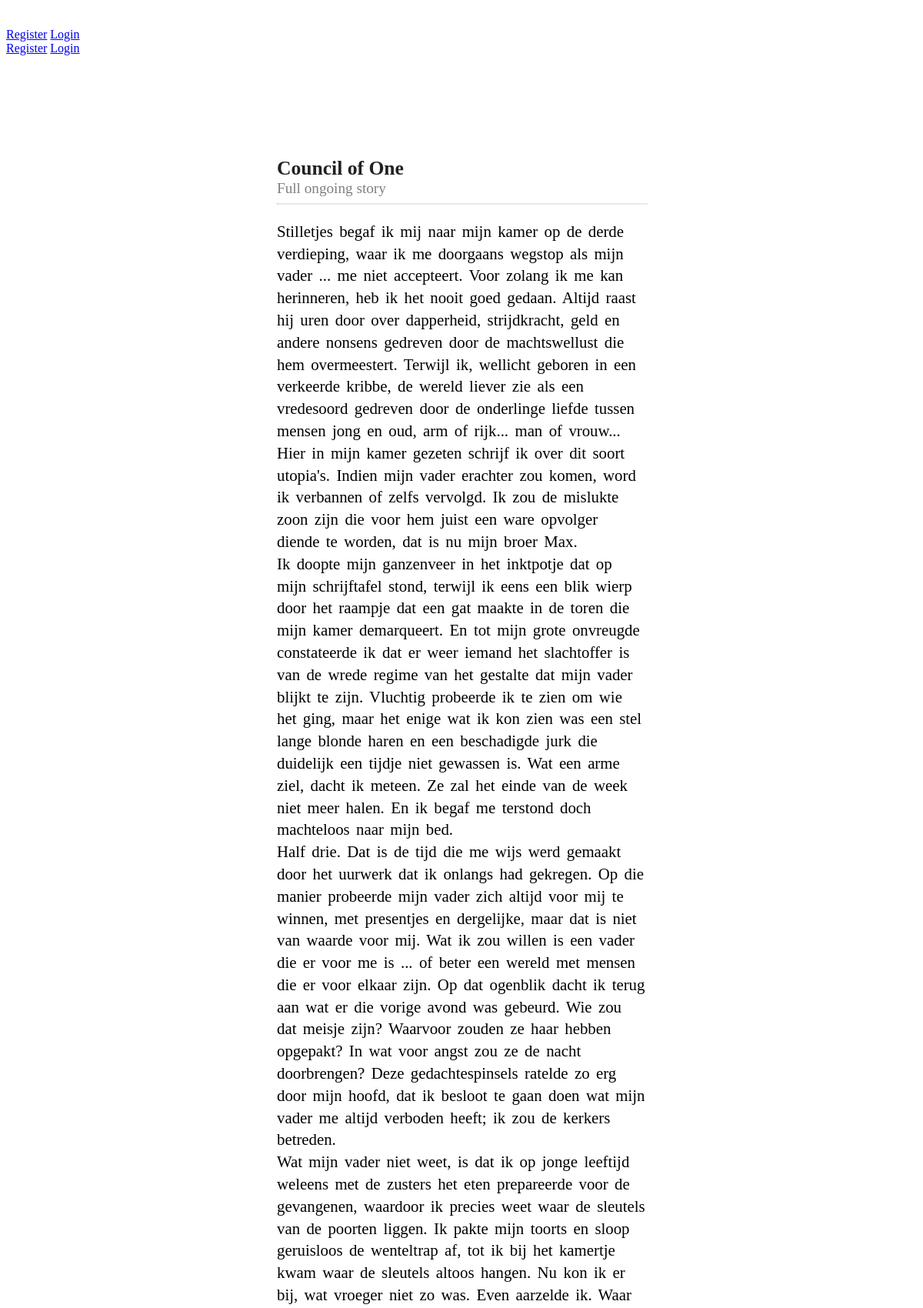
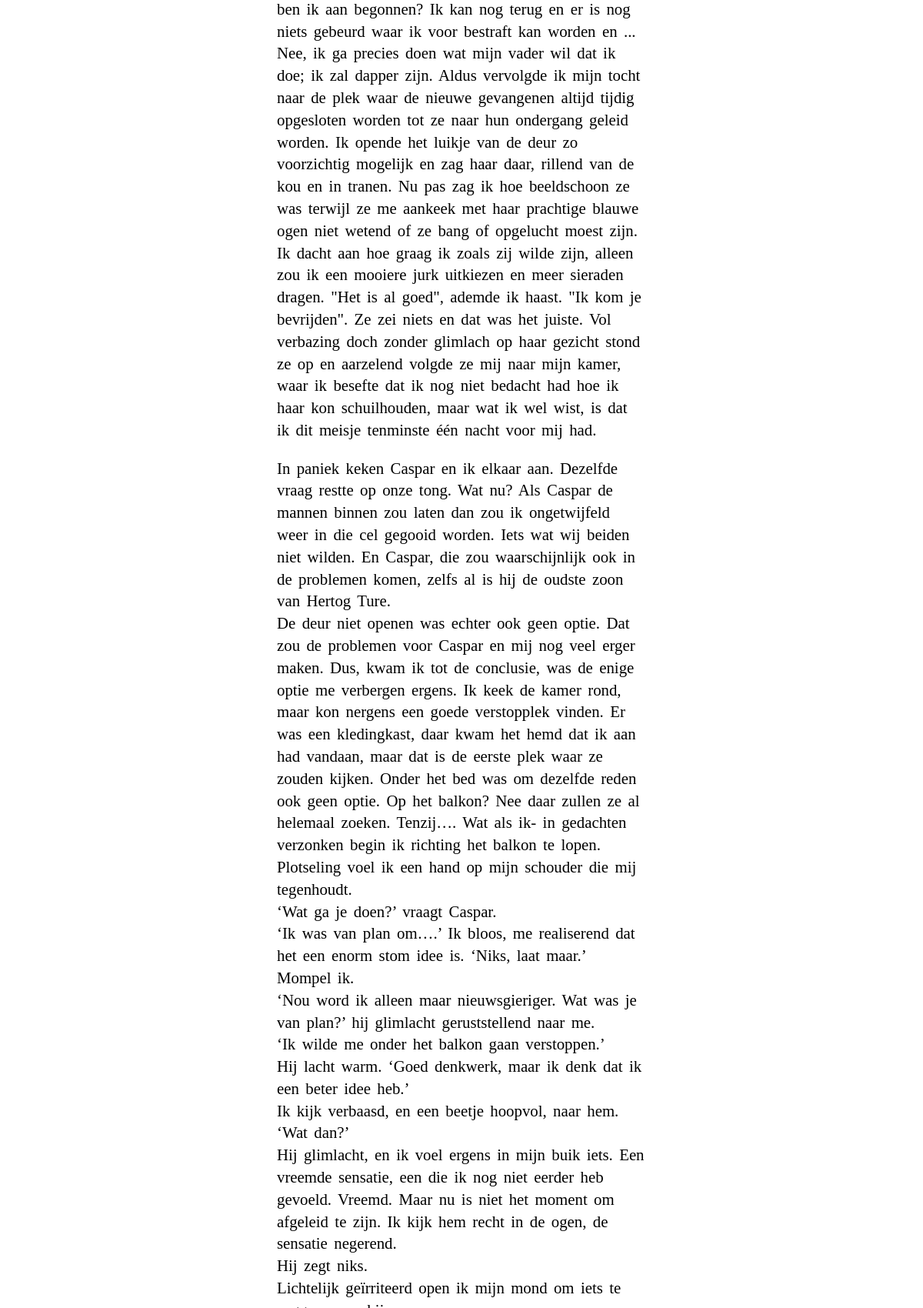
The page /story/9D7987F8/ongoing (upper part) on the database its author committed (2 pictures, top to bottom).
### storanonymizer/models.py (models this page shows, shortened)
class Story(db.Model):
	id = db.Column(db.Integer, primary_key=True)
	code = db.Column(db.String(), unique=True)
	name = db.Column(db.String())
	user_id = db.Column(db.Integer, db.ForeignKey("user.id"))
	rounds = db.relationship("Round", backref="story", lazy="select")

class Contribution(db.Model):
	id = db.Column(db.Integer, primary_key=True)
	code = db.Column(db.String(), unique=True)
	text = db.Column(db.Text())
	votes = db.relationship("Vote", backref="contribution", lazy="select")
	author_id = db.Column(db.Integer, db.ForeignKey("user.id"))
	round_id = db.Column(db.Integer, db.ForeignKey("round.id"))

### storanonymizer/views.py (the view)
@app.route("/story/<story_code>/ongoing")
def full_story(story_code):
	story = models.Story.query.filter_by(code=story_code).first_or_404()
	winning_contributions = []
	for round in story.rounds:
		if round.winning_contribution_id:
			c = models.Contribution.query.get(int(round.winning_contribution_id))
			winning_contributions.append(c)
	return render_template("fullstory.html", story=story, contributions=winning_contributions)

### storanonymizer/templates/fullstory.html
{% extends "base.html" %}
{% block content %}
<div class="storanonymizer__colored-background-bar mdl-color--primary"></div>
<div class="storanonymizer__contribution-wrapper">
	<div class="storanonymizer__contribution mdl-color--white mdl-shadow--4dp">
		<div class="storanonymizer__contribution__title">
			<a href="{{ url_for('story', story_code=story.code) }}"><span class="bold">{{ story.name }}</span></a>
		</div>
		<div class="storanonymizer__contribution__sub-title">Full ongoing story</div>
		<hr>
		<div class="storanonymizer__contribution__text">
      {% for c in contributions %}
        {% if c.round.public_votes %}
          <p>{{ c.text | safe }}</p>
        {% endif %}
      {% endfor %}
		</div>
	</div>
</div>
{% endblock %}

### storanonymizer/static/styles.css (style rules this page uses)
.storanonymizer__contribution-wrapper { -webkit-display: flex; display: flex; -webkit-justify-content: center; justify-content: center; }
.storanonymizer__contribution { padding: 32px; width: 40vw; max-width: 100%; margin-top: -100px; margin-bottom: 16px; }
.storanonymizer__contribution__title { font-size: 1.6rem; }
.storanonymizer__contribution__title a { text-decoration: none; color: rgba(0,0,0,.87); }
.storanonymizer__contribution__sub-title { font-size: 1.2rem; color: rgba(0,0,0,0.5); }
.storanonymizer__contribution__text p { word-spacing: 0.2rem; line-height: 1.8rem; font-size: 1.3rem; max-width: 100%; }
.storanonymizer__colored-background-bar { width: 100vw; height: 200px; z-index: -1; }
.bold { font-weight: bold; }
hr { border-top: 1px solid rgba(0,0,0,.1); width: 100%; }

### rows shown on the page
Story: name "Council of One"
Contribution: text "Stilletjes begaf ik mij naar mijn kamer op de derde verdieping, waar ik me doorgaans wegstop als mijn vader ... me niet accepteert. Voor zolang ik me kan herinneren, heb ik het nooit goed gedaan. Altijd raast hij uren door over dapperheid, strijdkracht, geld en andere nonsens gedreven door de machtswellust die hem overmeestert. Terwijl ik, wellicht geboren in een verkeerde kribbe, de wereld liever zie als een vredesoord gedreven door de onderlinge liefde tussen mensen jong en oud, arm of rijk... man of vrouw... Hier in mijn kamer gezeten schrijf ik over dit soort utopia's. Indien mijn vader erachter zou komen, word ik verbannen of zelfs vervolgd. Ik zou de mislukte zoon zijn die voor hem…"
Contribution: text "In paniek keken Caspar en ik elkaar aan. Dezelfde vraag restte op onze tong. Wat nu? Als Caspar de mannen binnen zou laten dan zou ik ongetwijfeld weer in die cel gegooid worden. Iets wat wij beiden niet wilden. En Caspar, die zou waarschijnlijk ook in de problemen komen, zelfs al is hij de oudste zoon van Hertog Ture. De deur niet openen was echter ook geen optie. Dat zou de problemen voor Caspar en mij nog veel erger maken. Dus, kwam ik tot de conclusie, was de enige optie me verbergen ergens. Ik keek de kamer rond, maar kon nergens een goede verstopplek vinden. Er was een kledingkast, daar kwam het hemd dat ik aan had vandaan, maar dat is de eerste plek waar ze zouden kijken. Onder het…"
